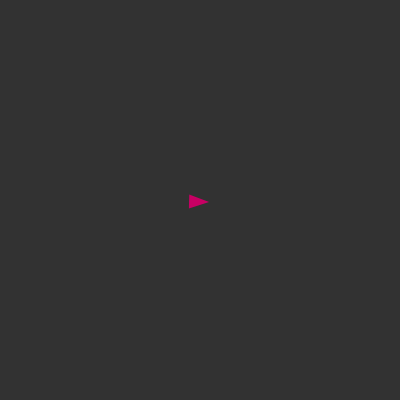
Frame 1 (no input)
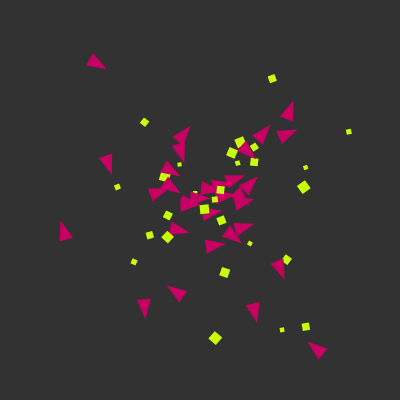
Frame 60 (no input)
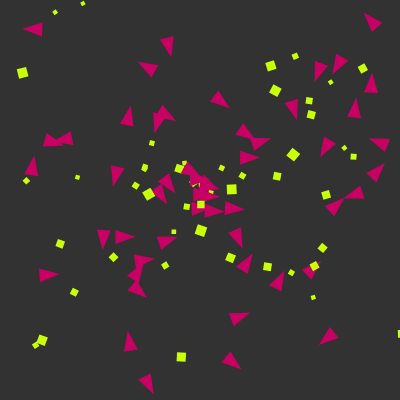
Frame 120 (the mouse pressed at the canvas centre since frame 60)

The p5.js sketch that drew these frames (run headless with seeded random() and noise() and a simulated clock; from frame 60 on, the mouse is pressed at the canvas centre):

// p5.js sketch
// ── sketch.js
let particles = [];

function setup() {
  createCanvas(400, 400);
  background(50);


}

function draw() {
  background(50);

  // genetate
  // let p = new Particle( new p5.Vector(width/2, height/2) );
  let p;
  if (random(1) < 0.5) {
    p = new RectShape( new p5.Vector(width/2, height/2), color(200, 255, 10) );
  } else {
    p = new TriShape( new p5.Vector(width/2, height/2), color(200, 0, 100) );
  }


  p.setVelocity( new p5.Vector(random(-3,3),random(-3,3)) );
  particles.push( p );

  // update and display
  for (let i = 0; i < particles.length; i++) {
    let p = particles[i];
    p.update();
    p.updateRotation();
    p.display();
  }

  // limit the number of the particles
  while (p.length > 500) {
    particles.splice(0, 1);
  }
}




class Particle {
  constructor(_pos) {
    this.pos = _pos.copy();
    this.vel = new p5.Vector();
    this.acc = new p5.Vector();
    this.mass = random(2, 5);
    this.rad = this.mass;
  }
  setVelocity( _vel ) {
    this.vel = _vel.copy();
    return this; // ***
  }
  updateRotation() {}
  update() {
    // pos
    this.vel.add(this.acc);
    this.pos.add(this.vel);
    this.acc.mult(0);
    // size
    this.rad = this.mass;
  }
  display() {
    push();
    fill(255);
    noStroke();
    ellipse(this.pos.x, this.pos.y, this.rad*2, this.rad*2);
    pop();
  }
}

class TriShape extends Particle {
  constructor(_pos, _color) {
    super(_pos); // call the superclass' constructor!
    this.clr = _color;
    this.angle = 0;
    this.angleVel = random(-0.05, 0.05);
  }
  updateRotation() {
    this.angle += this.angleVel;
  }
  // this overrides the superclass display function - polymorphism!
  display() {
    push();
    translate(this.pos.x, this.pos.y);
    rotate(this.angle);
    fill(this.clr);
    noStroke();
    triangle(10, 0, -10, 7, -10, -7);
    pop();
  }
}

class RectShape extends Particle {
  constructor(_pos, _color) {
    super(_pos); // call the superclass' constructor!
    this.clr = _color;
    this.angle = 0;
    this.angleVel = random(-0.05, 0.05);
  }
  updateRotation() {
    this.angle += this.angleVel;
  }
  // this overrides the superclass display function - polymorphism!
  display() {
    push();
    translate(this.pos.x, this.pos.y);
    rotate(this.angle);
    fill(this.clr);
    noStroke();
    rect(0, 0, this.rad*2, this.rad*2);
    pop();
  }
}





























// :D
